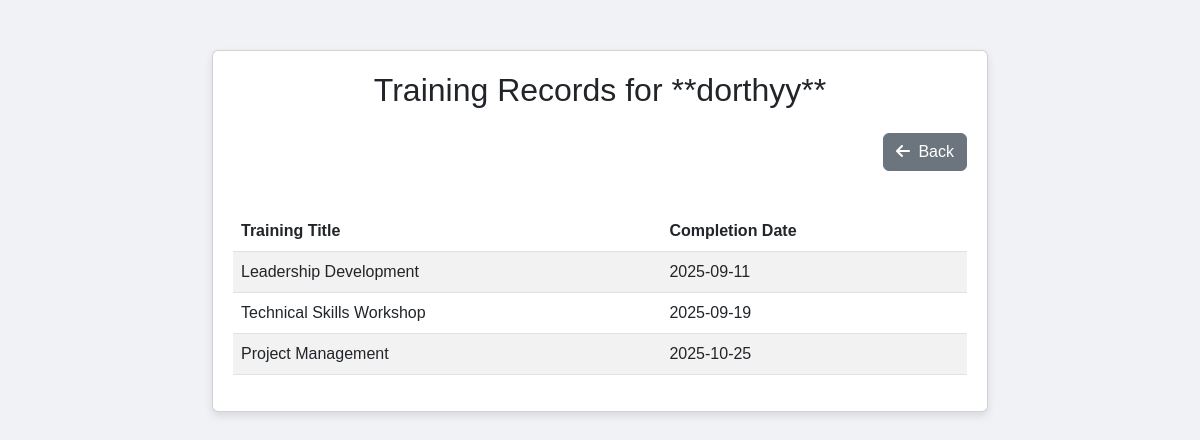
Screenshot of /view_staff_trainings.php?id=2 (signed in) with the database file from the repository.
### tables this page shows
CREATE TABLE `users` (
  `id` int(6) UNSIGNED NOT NULL,
  `username` varchar(50) NOT NULL,
  `email` varchar(100) NOT NULL,
  `password` varchar(255) NOT NULL,
  `role` enum('admin','head','staff') NOT NULL,
  `created_at` timestamp NOT NULL DEFAULT current_timestamp()
);

CREATE TABLE `user_trainings` (
  `id` int(6) UNSIGNED NOT NULL,
  `user_id` int(6) UNSIGNED DEFAULT NULL,
  `training_id` int(6) UNSIGNED DEFAULT NULL,
  `completion_date` date DEFAULT NULL,
  `status` enum('completed','upcoming') DEFAULT 'completed',
  `created_at` timestamp NOT NULL DEFAULT current_timestamp()
);

CREATE TABLE `trainings` (
  `id` int(6) UNSIGNED NOT NULL,
  `title` varchar(255) NOT NULL,
  `description` text DEFAULT NULL,
  `training_date` date DEFAULT NULL,
  `created_at` timestamp NOT NULL DEFAULT current_timestamp()
);

### view_staff_trainings.php (the view, shortened to what this page needs)
<?php
include("db.php");
$staff_id = $_GET['id'];
$stmt_user = $conn->prepare("SELECT username FROM users WHERE id = ? AND role IN ('staff', 'head')");
$stmt_user->bind_param("i", $staff_id);
$stmt_user->execute();
$user_result = $stmt_user->get_result();
$user_data = $user_result->fetch_assoc();
$staff_username = $user_data['username'];
$query_records = "SELECT t.title, ut.completion_date FROM user_trainings ut JOIN trainings t ON ut.training_id = t.id WHERE ut.user_id = ?";
$stmt_records = $conn->prepare($query_records);
$stmt_records->bind_param("i", $staff_id);
$stmt_records->execute();
$result_records = $stmt_records->get_result();
?>
<!DOCTYPE html>
<html lang="en">
<head>
    <link href="https://cdn.jsdelivr.net/npm/bootstrap@5.3.0/dist/css/bootstrap.min.css" rel="stylesheet">
    <link rel="stylesheet" href="https://cdnjs.cloudflare.com/ajax/libs/font-awesome/6.4.0/css/all.min.css">
</head>
<body>
    <div class="container">
        <div class="card">
            <h2 class="text-center mb-4">Training Records for **<?php echo htmlspecialchars($staff_username); ?>**</h2>
            <div class="d-flex justify-content-end mb-3">
                <?php $back = ($_SESSION['role']==='admin') ? 'staff_directory_view.php' : 'office_head_dashboard.php?view=office-directory'; ?>
                <a href="<?php echo $back; ?>" class="btn btn-secondary">
                    <i class="fas fa-arrow-left me-1"></i> Back
                </a>
            </div>
            <?php if ($result_records->num_rows > 0): ?>
                <table class="table table-striped mt-4">
                    <thead>
                        <tr>
                            <th scope="col">Training Title</th>
                            <th scope="col">Completion Date</th>
                        </tr>
                    </thead>
                    <tbody>
                        <?php while ($row = $result_records->fetch_assoc()): ?>
                            <tr>
                                <td><?php echo htmlspecialchars($row['title']); ?></td>
                                <td><?php echo htmlspecialchars($row['completion_date']); ?></td>
                            </tr>
                        <?php endwhile; ?>
                    </tbody>
                </table>
            <?php else: ?>
                <div class="alert alert-info mt-4" role="alert">
                    This staff member has no completed trainings.
                </div>
            <?php endif; ?>
        </div>
    </div>
</body>
</html>

### view_staff_trainings.php (style rules this page uses)
body { font-family: 'Montserrat', sans-serif; background-color: #f0f2f5; }
.container { max-width: 800px; margin-top: 50px; }
.card { padding: 20px; box-shadow: 0 4px 8px rgba(0,0,0,0.1); }

### rows the page displays
users: username "dorthyy"
user_trainings: training.title "Leadership Development", completion_date "2025-09-11"
user_trainings: training.title "Technical Skills Workshop", completion_date "2025-09-19"
user_trainings: training.title "Project Management", completion_date "2025-10-25"
